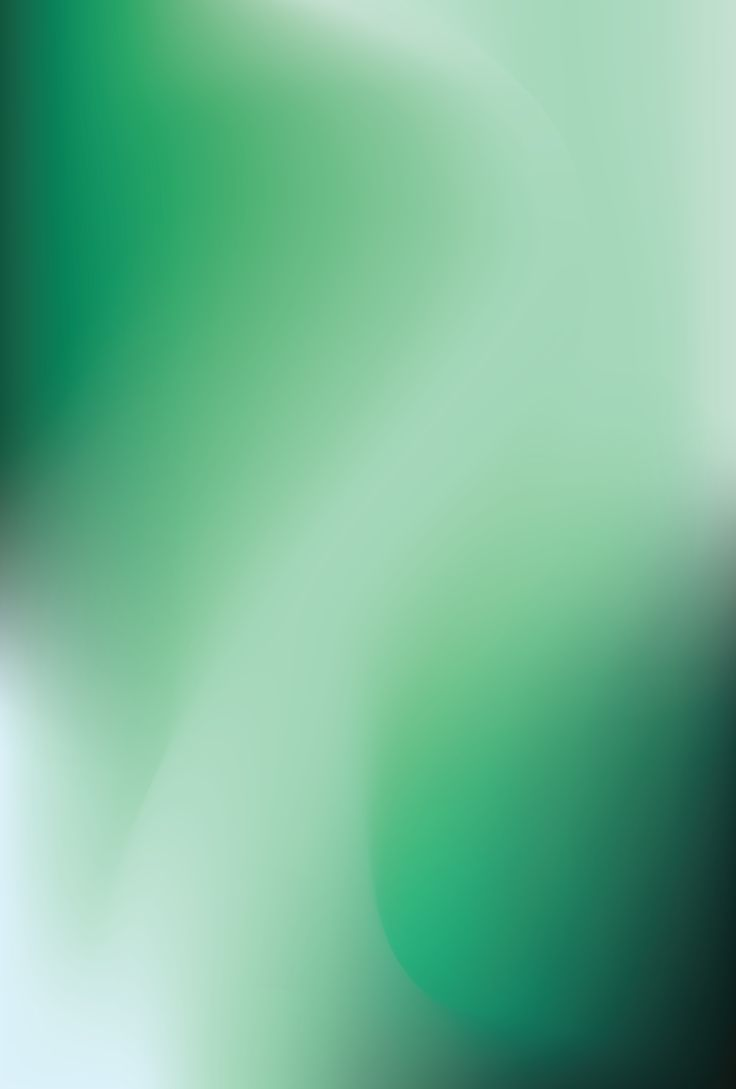
#> input picture gradients/04cdaa359972803a5438248c0da3dc15.jpg, 736 x 1089 px; its folder holds 4 pictures in this run
$ python scratch_analyze.py
#> lines starting #> are read from the running program, lines starting #| are printed output that depends on the picture
import os
import glob
from PIL import Image

def get_average_color(image_path):
    img = Image.open(image_path)
#> img is the input picture: PIL image 736x1089 RGB; mean R, G, B 117, 183.8, 150.4
    img = img.convert('RGB')

    # Analyze the top half of the image specifically (since it's a hero backgound)
    width, height = img.size
#> width = 736; height = 1089
    img = img.crop((0, 0, width, height // 2))
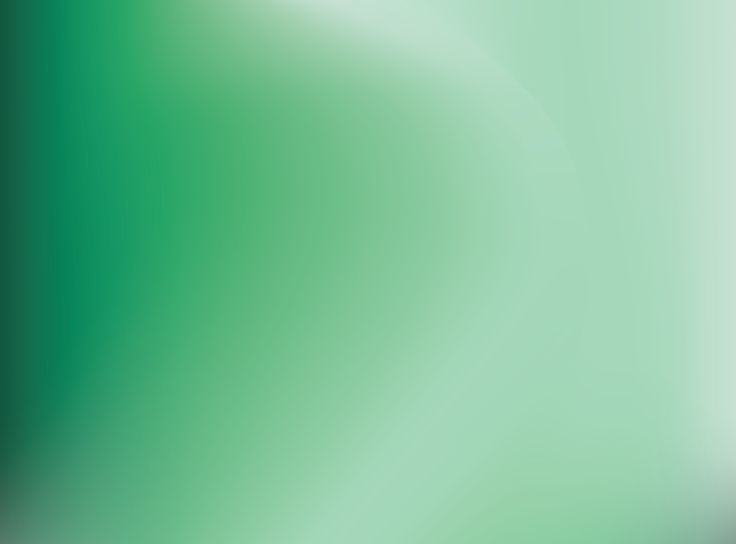
#> img: PIL image 736x544 RGB; mean R, G, B 119.7, 190.4, 152

    pixels = img.getdata()
    total = len(pixels)
#> total = 400384

    if total == 0:
        return 0, 0, 0

    r = sum(p[0] for p in pixels) // total
#> r = 119
    g = sum(p[1] for p in pixels) // total
#> g = 190
    b = sum(p[2] for p in pixels) // total
#> b = 151
    return r, g, b

def is_color_light(r, g, b):
    # W3C perceived brightness
    brightness = (r * 299 + g * 587 + b * 114) / 1000
    return brightness > 128

def rgb_to_hex(r, g, b):
    return f'#{r:02x}{g:02x}{b:02x}'

def main():
    directory = r'c:\Users\Naiteek\Downloads\postureapp\didi project\gradients'
    files = glob.glob(os.path.join(directory, '*.jpg'))

    for file in files:
        r, g, b = get_average_color(file)
#> r = 119; g = 190; b = 151
        light = is_color_light(r, g, b)
#> in is_color_light, `brightness = (r * 299 + g * 587 + b * 114) / 1000`: brightness = 164.3
#> light = True
        hex_color = rgb_to_hex(r, g, b)
#> hex_color = '#77be97'

        # Recommended text colors
        title_color = "#2C3E50" if light else "#FFFFFF"
#> title_color = '#2C3E50'
        subtitle_color = "#7F9099" if light else "#D1D5DB"
#> subtitle_color = '#7F9099'

        filename = os.path.basename(file)
        new_name = 'gradient_' + filename[:5] + '.jpg'
        print(f"File: {new_name} | AvgColor: {hex_color} | IsLight: {light} | Text: {title_color}")
#| File: gradient_04cda.jpg | AvgColor: #77be97 | IsLight: True | Text: #2C3E50
#> pass 2 of the loop in main, `for file in files:`:
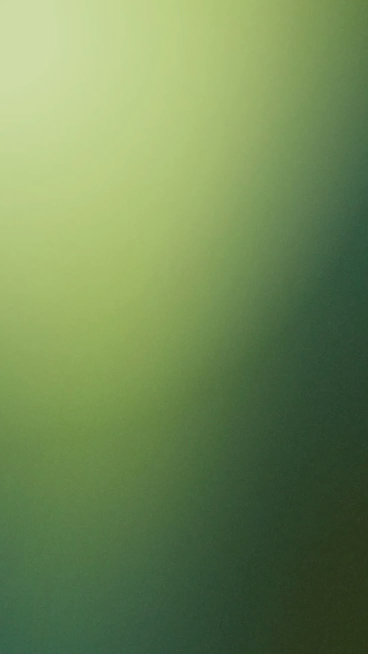
#> input picture gradients/1a6410532e1865a457a29d8ca624668e.jpg, 736 x 1308 px (shown at 1/2 size)
#> in get_average_color, img is the input picture: PIL image 736x1308 RGB; mean R, G, B 112.4, 137.7, 85.9
#> in get_average_color (call 2), `img = img.crop((0, 0, width, height // 2))`:
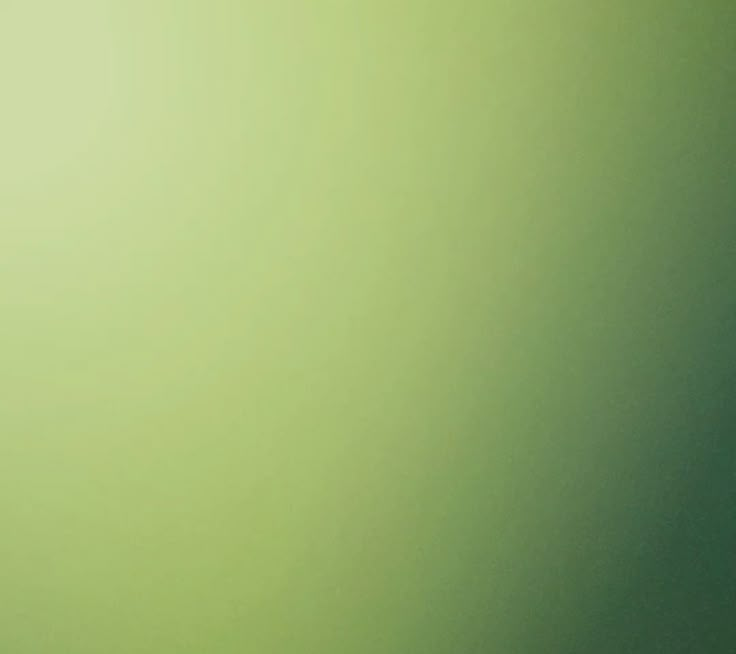
#> img: PIL image 736x654 RGB; mean R, G, B 150.6, 173.4, 110.7
#> total = 481344
#> in get_average_color (call 2), `r = sum(p[0] for p in pixels) // total`: r = 150
#> in get_average_color (call 2), `g = sum(p[1] for p in pixels) // total`: g = 173
#> in get_average_color (call 2), `b = sum(p[2] for p in pixels) // total`: b = 110
#> in main, `r, g, b = get_average_color(file)`: r = 150; g = 173; b = 110
#> hex_color = '#96ad6e'
#| File: gradient_1a641.jpg | AvgColor: #96ad6e | IsLight: True | Text: #2C3E50
#> pass 3 of the loop in main, `for file in files:`:
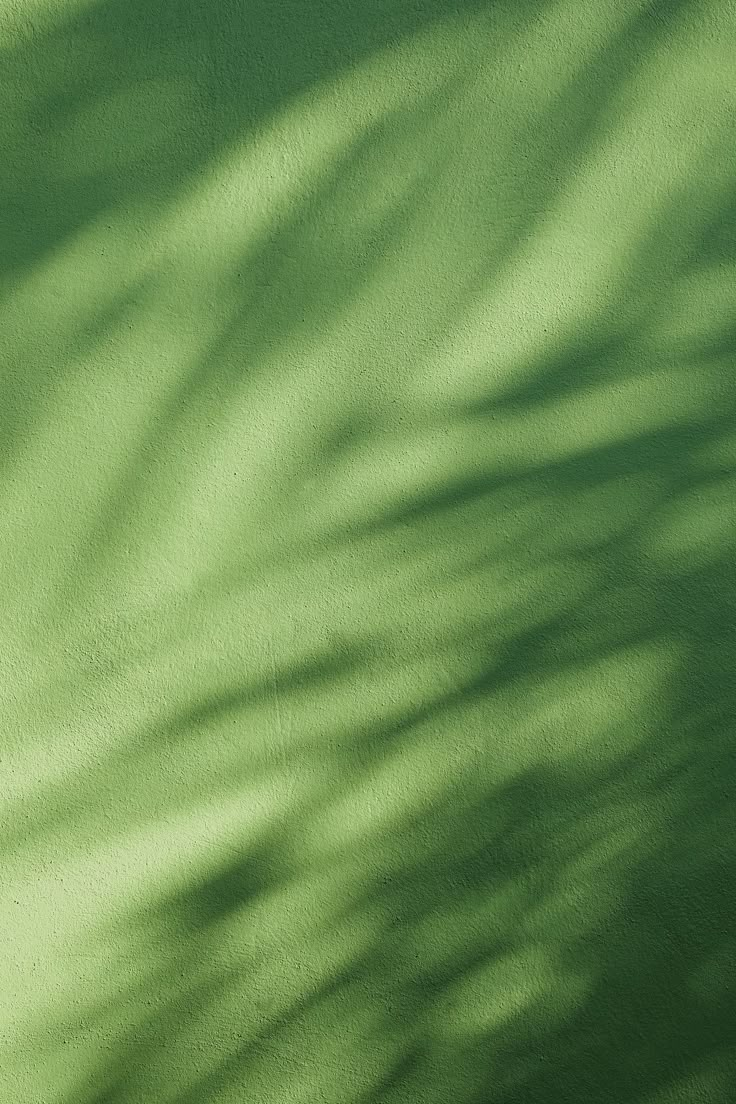
#> input picture gradients/7ccdb82a48baf46ad4519ab7d25c04be.jpg, 736 x 1104 px
#> in get_average_color, img is the input picture: PIL image 736x1104 RGB; mean R, G, B 106.8, 140.2, 82.1
#> in get_average_color (call 3), `img = img.crop((0, 0, width, height // 2))`:
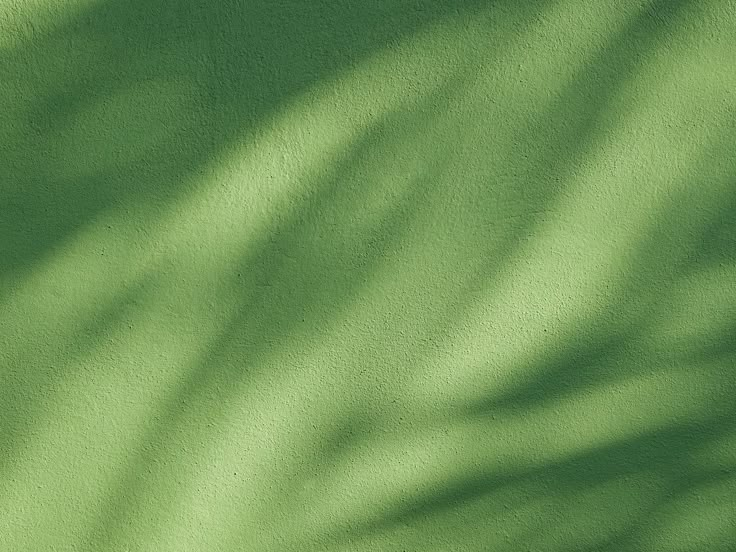
#> img: PIL image 736x552 RGB; mean R, G, B 109.4, 145.1, 85.9
#> total = 406272
#> in get_average_color (call 3), `r = sum(p[0] for p in pixels) // total`: r = 109
#> in get_average_color (call 3), `g = sum(p[1] for p in pixels) // total`: g = 145
#> in get_average_color (call 3), `b = sum(p[2] for p in pixels) // total`: b = 85
#> in main, `r, g, b = get_average_color(file)`: r = 109; g = 145; b = 85
#> light = False
#> hex_color = '#6d9155'
#> title_color = '#FFFFFF'
#> subtitle_color = '#D1D5DB'
#| File: gradient_7ccdb.jpg | AvgColor: #6d9155 | IsLight: False | Text: #FFFFFF
#> the loop made 4 passes; the first 3 are shown

if __name__ == '__main__':
    main()
